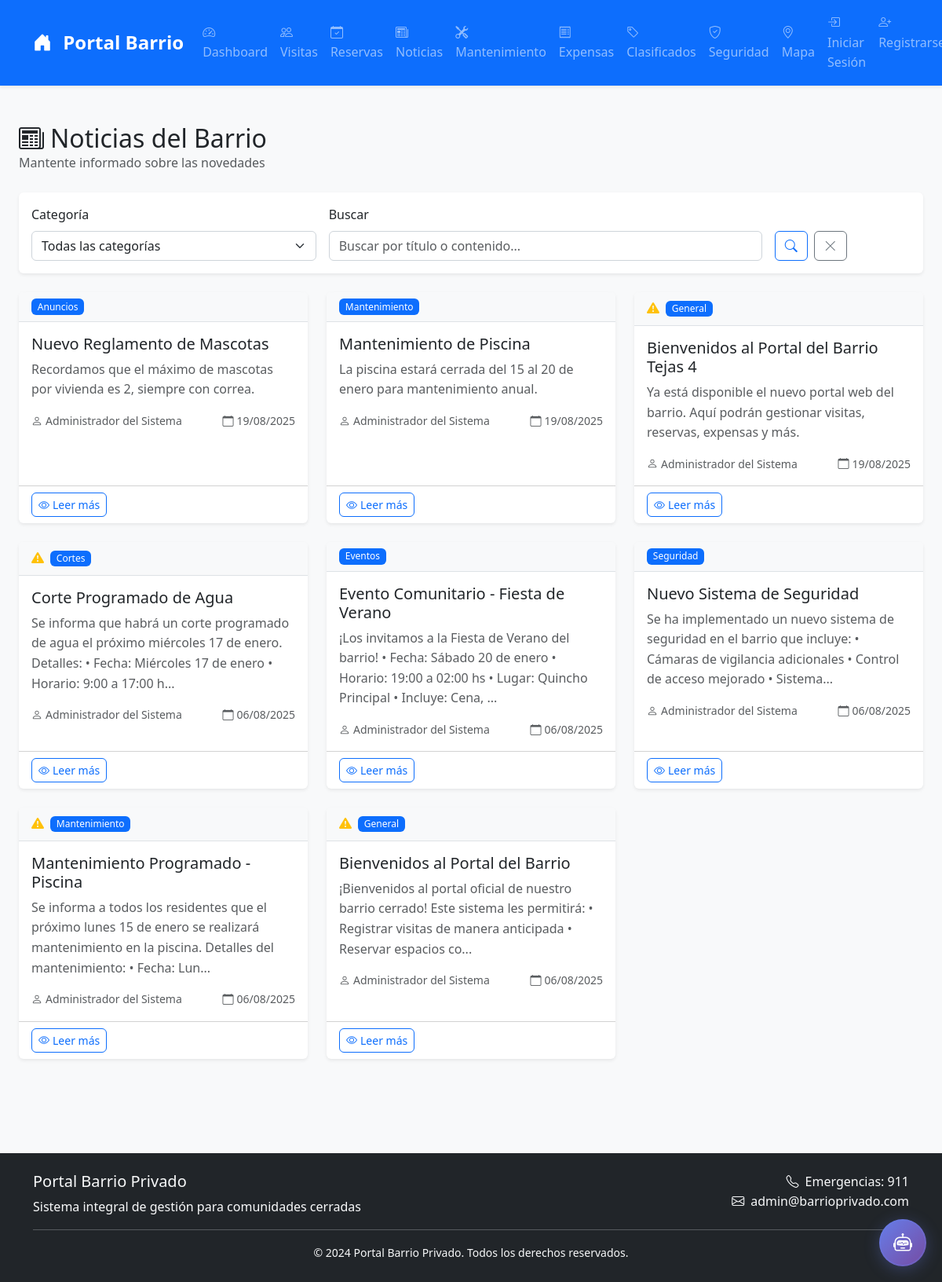
The page /news/ on the database as committed earlier.
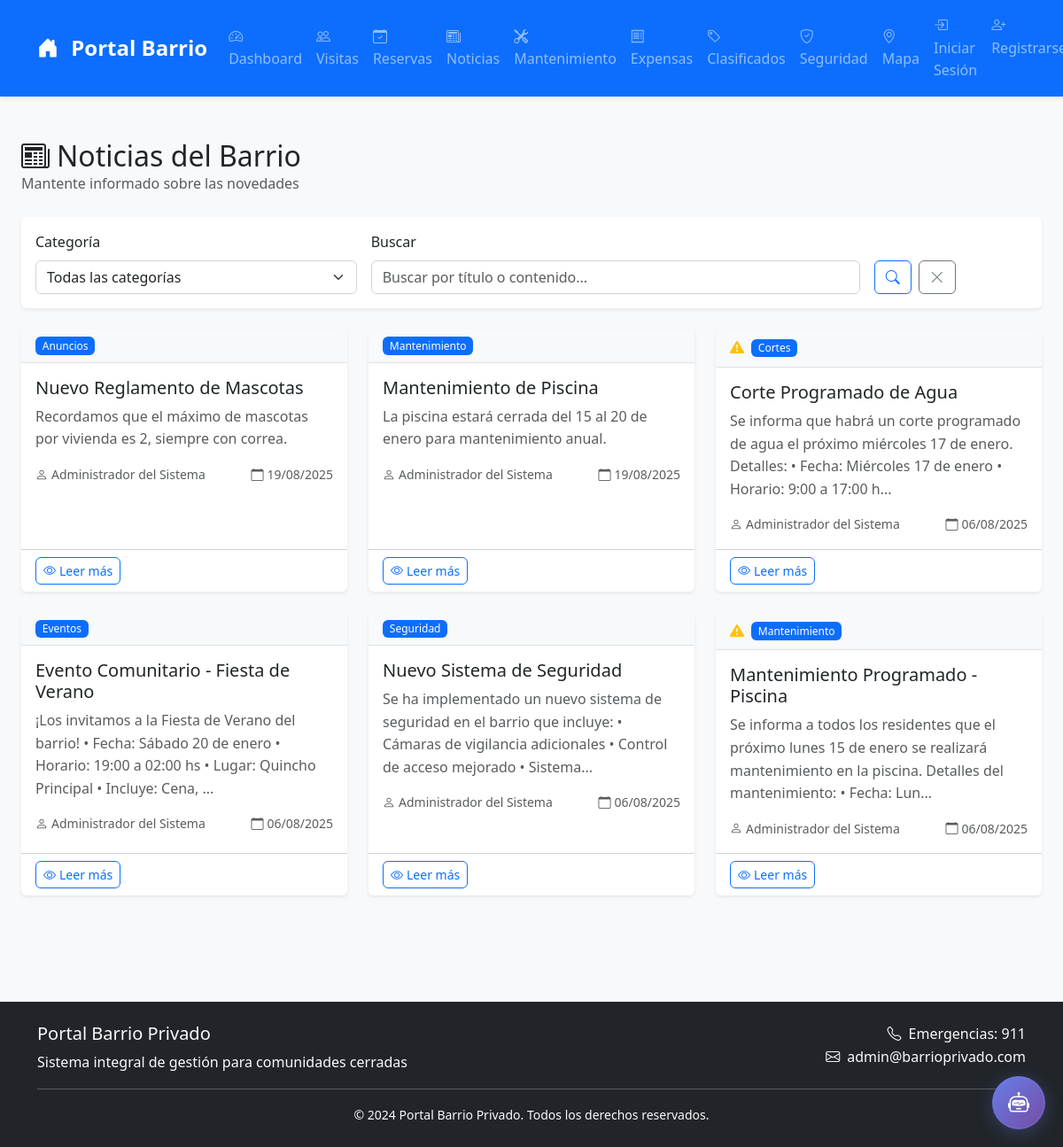
The same page on the database as committed later.
### models.py (models this page shows, shortened)
class News(db.Model):
    __tablename__ = 'news'
    id = db.Column(db.Integer, primary_key=True)
    title = db.Column(db.String(200), nullable=False)
    content = db.Column(db.Text, nullable=False)
    author_id = db.Column(db.Integer, db.ForeignKey('users.id'), nullable=False)
    category = db.Column(db.String(50))
    is_important = db.Column(db.Boolean, default=False)
    is_published = db.Column(db.Boolean, default=True)
    published_at = db.Column(db.DateTime, default=datetime.utcnow)
    expires_at = db.Column(db.DateTime)
    image_path = db.Column(db.String(200))
    created_at = db.Column(db.DateTime, default=datetime.utcnow)
    updated_at = db.Column(db.DateTime, default=datetime.utcnow, onupdate=datetime.utcnow)

class User(UserMixin, db.Model):
    __tablename__ = 'users'
    id = db.Column(db.Integer, primary_key=True)
    username = db.Column(db.String(80), unique=True, nullable=False, index=True)
    email = db.Column(db.String(120), unique=True, nullable=False, index=True)
    password_hash = db.Column(db.String(255), nullable=False)
    name = db.Column(db.String(100), nullable=False)
    role = db.Column(db.String(20), default='resident')  # resident, admin, security, maintenance
    address = db.Column(db.String(200))
    phone = db.Column(db.String(20))
    emergency_contact = db.Column(db.String(200))
    is_active = db.Column(db.Boolean, default=True)
    email_verified = db.Column(db.Boolean, default=False)
    phone_verified = db.Column(db.Boolean, default=False)
    profile_image = db.Column(db.String(200))
    created_at = db.Column(db.DateTime, default=datetime.utcnow)
    updated_at = db.Column(db.DateTime, default=datetime.utcnow, onupdate=datetime.utcnow)
    last_login = db.Column(db.DateTime)
    two_factor_enabled = db.Column(db.Boolean, default=False)
    two_factor_secret = db.Column(db.String(32))  # Secreto TOTP
    two_factor_enabled_at = db.Column(db.DateTime)
    two_factor_backup_codes = db.Column(db.Text)  # Códigos de respaldo separados por comas
    visits = db.relationship('Visit', backref='resident', lazy='dynamic', cascade='all, delete-orphan')
    reservations = db.relationship('Reservation', foreign_keys='Reservation.user_id', backref='user', lazy='dynamic', cascade='all, delete-orphan')
    news = db.relationship('News', backref='author', lazy='dynamic', cascade='all, delete-orphan')
    maintenance_requests = db.relationship('Maintenance', foreign_keys='Maintenance.user_id', backref='user', lazy='dynamic', cascade='all, delete-orphan')
    expenses = db.relationship('Expense', backref='user', lazy='dynamic', cascade='all, delete-orphan')
    classifieds = db.relationship('Classified', backref='author', lazy='dynamic', cascade='all, delete-orphan')
    security_reports = db.relationship('SecurityReport', foreign_keys='SecurityReport.user_id', backref='author', lazy='dynamic', cascade='all, delete-orphan')
    notifications = db.relationship('Notification', backref='user', lazy='dynamic', cascade='all, delete-orphan')

### routes/news.py (the view)
@bp.route('/')
def index():
    page = request.args.get('page', 1, type=int)
    category = request.args.get('category', '')
    query = News.query.filter_by(is_published=True)
    if category:
        query = query.filter_by(category=category)
    news = query.order_by(News.created_at.desc()).paginate(
        page=page, per_page=10, error_out=False)
    from flask import current_app
    categories = current_app.config['NEWS_CATEGORIES']
    return render_template('news/index.html', news=news, categories=categories, current_category=category)

### performance_integration.py (called while the page is built)
    def setup_middleware(self):
        @self.app.before_request
        def before_request():
            request.start_time = datetime.now()
            logger.info(f"📥 {request.method} {request.path} - {request.remote_addr}")
        @self.app.after_request
        def after_request(response):
            if hasattr(request, 'start_time'):
                duration = (datetime.now() - request.start_time).total_seconds()
                response.headers['X-Response-Time'] = str(duration)
                if duration > 1.0:  # Más de 1 segundo
                    logger.warning(f"⚠️ Request lento: {request.path} ({duration:.2f}s)")
                else:
                    logger.info(f"📤 {request.method} {request.path} - {response.status_code} ({duration:.3f}s)")
            return response

### security.py (called while the page is built)
    def before_request(self):
        logger.info(f"{request.method} {request.path} - {request.remote_addr}")
        if request.path.startswith('/api/'):
            self.check_rate_limit()

### templates/news/index.html (shortened to what this page needs)
{% extends "base.html" %}
{% block content %}
<div class="container-fluid py-4">
    <div class="d-flex justify-content-between align-items-center mb-4">
        <div>
            <h2 class="mb-0">
                <i class="bi bi-newspaper me-2"></i>Noticias del Barrio
            </h2>
            <p class="text-muted mb-0">Mantente informado sobre las novedades</p>
        </div>
    </div>
    <div class="card mb-4">
        <div class="card-body">
            <form method="GET" class="row g-3">
                <div class="col-md-4">
                    <label class="form-label">Categoría</label>
                    <select name="category" class="form-select">
                        <option value="">Todas las categorías</option>
                    </select>
                </div>
                <div class="col-md-6">
                    <label class="form-label">Buscar</label>
                    <input type="text" name="search" class="form-control"
                           placeholder="Buscar por título o contenido..."
                           value="{{ request.args.get('search', '') }}">
                </div>
                <div class="col-md-2">
                    <label class="form-label">&nbsp;</label>
                    <div class="d-flex gap-2">
                        <button type="submit" class="btn btn-outline-primary">
                            <i class="bi bi-search"></i>
                        </button>
                        <a href="{{ url_for('news.index') }}" class="btn btn-outline-secondary">
                            <i class="bi bi-x-lg"></i>
                        </a>
                    </div>
                </div>
            </form>
        </div>
    </div>
    {% if news.items %}
        <div class="row">
            {% for article in news.items %}
            <div class="col-lg-6 col-xl-4 mb-4">
                <div class="card h-100">
                    <div class="card-header d-flex justify-content-between align-items-center">
                        <div class="d-flex align-items-center">
                            {% if article.is_important %}
                            <i class="bi bi-exclamation-triangle-fill text-warning me-2"></i>
                            {% endif %}
                            <span class="badge bg-primary">{{ article.category.title() }}</span>
                        </div>
                    </div>
                    <div class="card-body">
                        <h5 class="card-title">{{ article.title }}</h5>
                        <p class="card-text text-muted">
                            {{ article.content[:150] }}{% if article.content|length > 150 %}...{% endif %}
                        </p>
                        <div class="d-flex justify-content-between align-items-center text-muted small">
                            <div>
                                <i class="bi bi-person me-1"></i>{{ article.author.name }}
                            </div>
                            <div>
                                <i class="bi bi-calendar me-1"></i>{{ article.created_at.strftime('%d/%m/%Y') }}
                            </div>
                        </div>
                    </div>
                    <div class="card-footer bg-transparent">
                        <div class="d-flex justify-content-between">
                            <a href="{{ url_for('news.show', news_id=article.id) }}"
                               class="btn btn-sm btn-outline-primary">
                                <i class="bi bi-eye me-1"></i>Leer más
                            </a>
                        </div>
                    </div>
                </div>
            </div>
            {% endfor %}
        </div>
    {% endif %}
</div>
{% endblock %}

Rows that differ between the two databases and show on the page:
removed News: is_important True (drawn), category "General", title "Bienvenidos al Portal del Barrio Tejas 4", content "Ya está disponible el nuevo portal web del barrio. Aquí podrán gestionar visitas, reservas, expensas y más.", author.name "Administrador del Sistema", created_at "19/08/2025"
removed News: is_important True (drawn), category "General", title "Bienvenidos al Portal del Barrio", content "¡Bienvenidos al portal oficial de nuestro barrio cerrado! Este sistema les permitirá: • Registrar visitas de manera anticipada • Reservar espacios co", author.name "Administrador del Sistema", created_at "06/08/2025"
